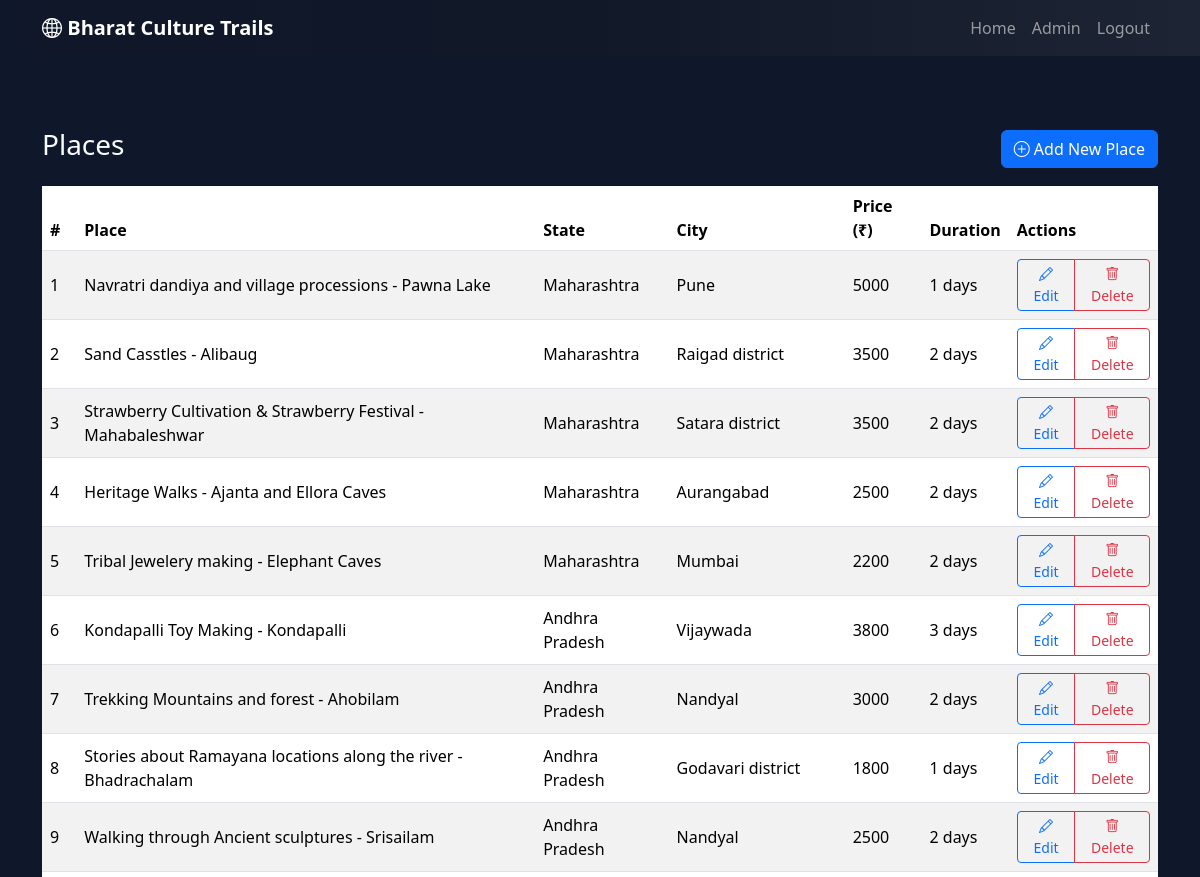
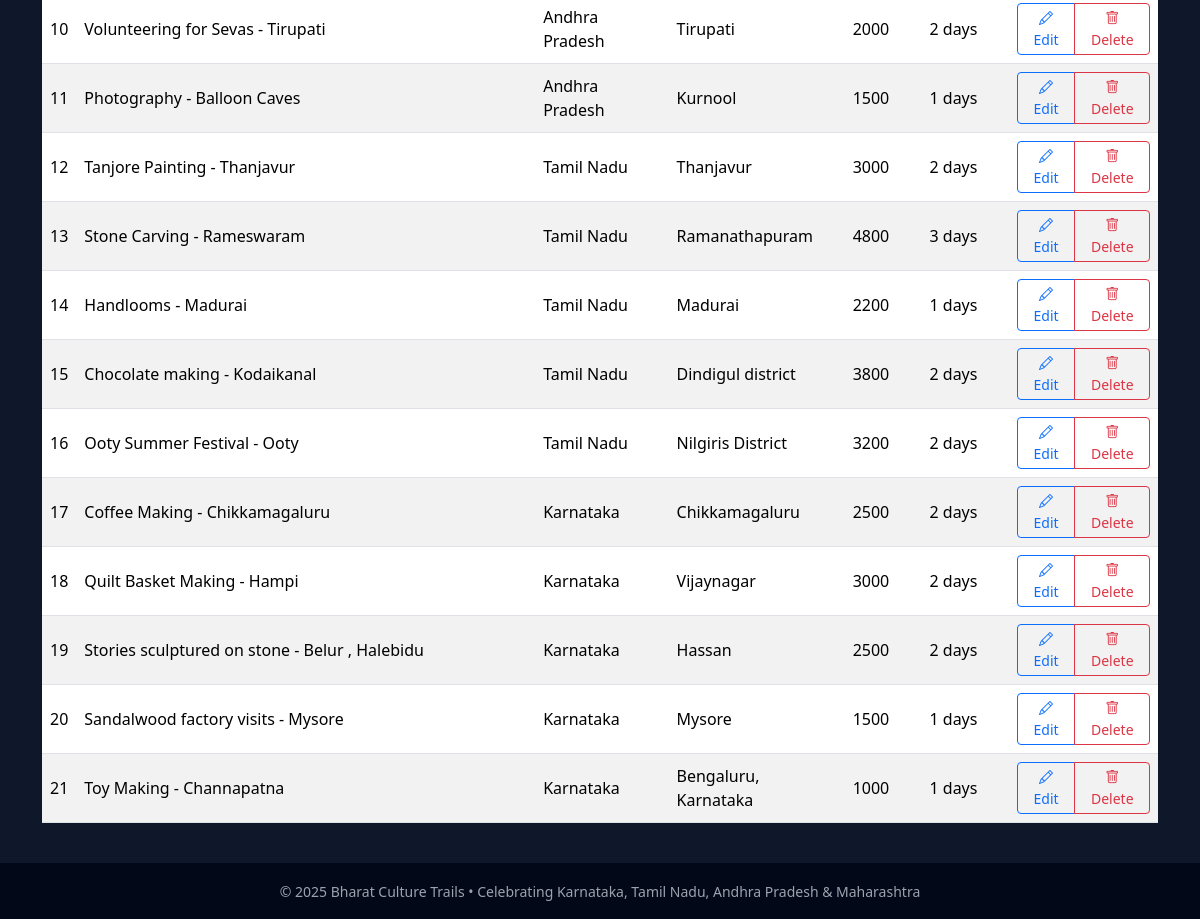
The app's page /admin/places (signed in) with its own data (2 pictures, top to bottom).
### app.py (models this page shows)
class Place(db.Model):
    id = db.Column(db.Integer, primary_key=True)
    name = db.Column(db.String(120), nullable=False)
    state = db.Column(db.String(50), nullable=False)  # Karnataka, Tamil Nadu, etc.
    city = db.Column(db.String(80), nullable=True)
    short_intro = db.Column(db.String(200), nullable=False)
    description = db.Column(db.Text, nullable=False)
    culture_description = db.Column(db.Text, nullable=False)
    image_url = db.Column(db.String(300), nullable=True)
    video_url = db.Column(db.String(300), nullable=True)
    price_per_person = db.Column(db.Float, nullable=False, default=0.0)
    duration_days = db.Column(db.Integer, nullable=False, default=2)
    created_at = db.Column(db.DateTime, default=datetime.utcnow)

### app.py (the view)
@app.route('/admin/places')
@login_required
def admin_places():
    places = Place.query.order_by(Place.created_at.desc()).all()
    return render_template('admin_places.html', places=places)

### app.py (called while the page is built)
def login_required(f):
    from functools import wraps
    @wraps(f)
    def wrapper(*args, **kwargs):
        if not session.get('admin_logged_in'):
            return redirect(url_for('admin_login'))
        return f(*args, **kwargs)
    return wrapper

### templates/admin_places.html (shortened to what this page needs)
{% extends "base.html" %}
{% block content %}
<div class="container py-4">
  <div class="d-flex justify-content-between align-items-center mb-3">
    <h3>Places</h3>
    <a href="{{ url_for('admin_add_place') }}" class="btn btn-primary">
      <i class="bi bi-plus-circle"></i> Add New Place
    </a>
  </div>
  {% if places %}
    <div class="table-responsive">
      <table class="table table-striped align-middle">
        <thead>
          <tr>
            <th>#</th>
            <th>Place</th>
            <th>State</th>
            <th>City</th>
            <th>Price (₹)</th>
            <th>Duration</th>
            <th>Actions</th>
          </tr>
        </thead>
        <tbody>
          {% for p in places %}
            <tr>
              <td>{{ loop.index }}</td>
              <td>{{ p.name }}</td>
              <td>{{ p.state }}</td>
              <td>{{ p.city or '-' }}</td>
              <td>{{ '%.0f'|format(p.price_per_person) }}</td>
              <td>{{ p.duration_days }} days</td>
              <td>
                <div class="btn-group btn-group-sm">
                  <a href="{{ url_for('admin_edit_place', place_id=p.id) }}" class="btn btn-outline-primary">
                    <i class="bi bi-pencil"></i> Edit
                  </a>
                  <button type="button" class="btn btn-outline-danger" data-bs-toggle="modal" data-bs-target="#deleteModal{{ p.id }}">
                    <i class="bi bi-trash"></i> Delete
                  </button>
                </div>
              </td>
            </tr>
          {% endfor %}
        </tbody>
      </table>
    </div>
  {% else %}
    <div class="alert alert-info">No places added yet.</div>
  {% endif %}
</div>
{% endblock %}

### templates/base.html (shortened to what this page needs)
<!doctype html>
<html lang="en">
<head>
  <link href="https://cdn.jsdelivr.net/npm/bootstrap@5.3.3/dist/css/bootstrap.min.css" rel="stylesheet">
  <link href="https://cdn.jsdelivr.net/npm/bootstrap-icons@1.11.3/font/bootstrap-icons.css" rel="stylesheet">
  <link href="{{ url_for('static', filename='css/style.css') }}" rel="stylesheet">
</head>
<body>
<nav class="navbar navbar-expand-lg navbar-dark main-navbar fixed-top">
  <div class="container">
    <a class="navbar-brand fw-bold" href="{{ url_for('index') }}">
      <i class="bi bi-globe2"></i> Bharat Culture Trails
    </a>
    <div class="collapse navbar-collapse" id="nav">
      <ul class="navbar-nav ms-auto align-items-lg-center">
        <li class="nav-item"><a class="nav-link" href="{{ url_for('index') }}">Home</a></li>
        {% if session.get('admin_logged_in') %}
          <li class="nav-item"><a class="nav-link" href="{{ url_for('admin_dashboard') }}">Admin</a></li>
          <li class="nav-item"><a class="nav-link" href="{{ url_for('admin_logout') }}">Logout</a></li>
        {% endif %}
      </ul>
    </div>
  </div>
</nav>
<div class="page-wrapper">
  {% block content %}{% endblock %}
</div>
<footer class="footer text-center py-3">
  <small>© {{ now().year if now else 2025 }} Bharat Culture Trails • Celebrating Karnataka, Tamil Nadu, Andhra Pradesh & Maharashtra</small>
</footer>
</body>
</html>

### static/css/style.css (style rules this page uses)
body { font-family: system-ui, -apple-system, BlinkMacSystemFont, "Segoe UI", sans-serif; background: #0f172a; color: #f8fafc; }
.main-navbar { background: linear-gradient(90deg, #0f172a, #111827, #1d2433); }
.page-wrapper { padding-top: 80px; }
.footer { background: #020817; color: #9ca3af; }

### records on screen
Place: name "Navratri dandiya and village processions - Pawna Lake", state "Maharashtra", city "Pune", price_per_person "5000", duration_days "1"
Place: name "Sand Casstles - Alibaug", state "Maharashtra", city "Raigad district", price_per_person "3500", duration_days "2"
Place: name "Strawberry Cultivation & Strawberry Festival - Mahabaleshwar", state "Maharashtra", city "Satara district", price_per_person "3500", duration_days "2"
Place: name "Heritage Walks - Ajanta and Ellora Caves", state "Maharashtra", city "Aurangabad", price_per_person "2500", duration_days "2"
Place: name "Tribal Jewelery making - Elephant Caves", state "Maharashtra", city "Mumbai", price_per_person "2200", duration_days "2"
Place: name "Kondapalli Toy Making - Kondapalli", state "Andhra Pradesh", city "Vijaywada", price_per_person "3800", duration_days "3"
Place: name "Trekking Mountains and forest - Ahobilam", state "Andhra Pradesh", city "Nandyal", price_per_person "3000", duration_days "2"
Place: name "Stories about Ramayana locations along the river - Bhadrachalam", state "Andhra Pradesh", city "Godavari district", price_per_person "1800", duration_days "1"
Place: name "Walking through Ancient sculptures - Srisailam", state "Andhra Pradesh", city "Nandyal", price_per_person "2500", duration_days "2"
Place: name "Volunteering for Sevas - Tirupati", state "Andhra Pradesh", city "Tirupati", price_per_person "2000", duration_days "2"
Place: name "Photography - Balloon Caves", state "Andhra Pradesh", city "Kurnool", price_per_person "1500", duration_days "1"
Place: name "Tanjore Painting - Thanjavur", state "Tamil Nadu", city "Thanjavur", price_per_person "3000", duration_days "2"
Place: name "Stone Carving - Rameswaram", state "Tamil Nadu", city "Ramanathapuram", price_per_person "4800", duration_days "3"
Place: name "Handlooms - Madurai", state "Tamil Nadu", city "Madurai", price_per_person "2200", duration_days "1"
Place: name "Chocolate making - Kodaikanal", state "Tamil Nadu", city "Dindigul district", price_per_person "3800", duration_days "2"
Place: name "Ooty Summer Festival - Ooty", state "Tamil Nadu", city "Nilgiris District", price_per_person "3200", duration_days "2"
Place: name "Coffee Making - Chikkamagaluru", state "Karnataka", city "Chikkamagaluru", price_per_person "2500", duration_days "2"
Place: name "Quilt Basket Making - Hampi", state "Karnataka", city "Vijaynagar", price_per_person "3000", duration_days "2"
Place: name "Stories sculptured on stone - Belur , Halebidu", state "Karnataka", city "Hassan", price_per_person "2500", duration_days "2"
Place: name "Sandalwood factory visits - Mysore", state "Karnataka", city "Mysore", price_per_person "1500", duration_days "1"
Place: name "Toy Making - Channapatna", state "Karnataka", city "Bengaluru, Karnataka", price_per_person "1000", duration_days "1"
